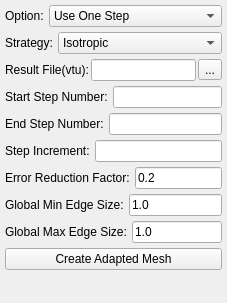
           <widget class="QWidget" name="page_5">
            <property name="geometry">
             <rect>
              <x>0</x>
              <y>0</y>
              <width>227</width>
              <height>303</height>
             </rect>
            </property>
            <attribute name="label">
             <string>Adapt</string>
            </attribute>
            <layout class="QVBoxLayout" name="verticalLayout_13">
             <property name="spacing">
              <number>5</number>
             </property>
             <property name="leftMargin">
              <number>0</number>
             </property>
             <property name="topMargin">
              <number>0</number>
             </property>
             <property name="rightMargin">
              <number>0</number>
             </property>
             <property name="bottomMargin">
              <number>20</number>
             </property>
             <item>
              <widget class="QWidget" name="widget_6" native="true">
               <layout class="QVBoxLayout" name="verticalLayout_14">
                <property name="spacing">
                 <number>5</number>
                </property>
                <property name="leftMargin">
                 <number>5</number>
                </property>
                <property name="topMargin">
                 <number>5</number>
                </property>
                <property name="rightMargin">
                 <number>5</number>
                </property>
                <property name="bottomMargin">
                 <number>5</number>
                </property>
                <item>
                 <widget class="QWidget" name="widget_7" native="true">
                  <layout class="QHBoxLayout" name="horizontalLayout_4">
                   <property name="spacing">
                    <number>5</number>
                   </property>
                   <property name="leftMargin">
                    <number>0</number>
                   </property>
                   <property name="topMargin">
                    <number>0</number>
                   </property>
                   <property name="rightMargin">
                    <number>0</number>
                   </property>
                   <property name="bottomMargin">
                    <number>0</number>
                   </property>
                   <item>
                    <widget class="QLabel" name="label_8">
                     <property name="sizePolicy">
                      <sizepolicy hsizetype="Fixed" vsizetype="Preferred">
                       <horstretch>0</horstretch>
                       <verstretch>0</verstretch>
                      </sizepolicy>
                     </property>
                     <property name="text">
                      <string>Option:</string>
                     </property>
                    </widget>
                   </item>
                   <item>
                    <widget class="QComboBox" name="comboBoxOption">
                     <item>
                      <property name="text">
                       <string>Use One Step</string>
                      </property>
                     </item>
                     <item>
                      <property name="text">
                       <string>Use Multiple Steps</string>
                      </property>
                     </item>
                    </widget>
                   </item>
                  </layout>
                 </widget>
                </item>
                <item>
                 <widget class="QWidget" name="widget_3" native="true">
                  <layout class="QHBoxLayout" name="horizontalLayout_24">
                   <property name="spacing">
                    <number>5</number>
                   </property>
                   <property name="leftMargin">
                    <number>0</number>
                   </property>
                   <property name="topMargin">
                    <number>0</number>
                   </property>
                   <property name="rightMargin">
                    <number>0</number>
                   </property>
                   <property name="bottomMargin">
                    <number>0</number>
                   </property>
                   <item>
                    <widget class="QLabel" name="label_18">
                     <property name="sizePolicy">
                      <sizepolicy hsizetype="Fixed" vsizetype="Preferred">
                       <horstretch>0</horstretch>
                       <verstretch>0</verstretch>
                      </sizepolicy>
                     </property>
                     <property name="text">
                      <string>Strategy:</string>
                     </property>
                    </widget>
                   </item>
                   <item>
                    <widget class="QComboBox" name="comboBoxStrategy">
                     <item>
                      <property name="text">
                       <string>Isotropic</string>
                      </property>
                     </item>
                     <item>
                      <property name="text">
                       <string>Anisotropic</string>
                      </property>
                     </item>
                    </widget>
                   </item>
                  </layout>
                 </widget>
                </item>
                <item>
                 <widget class="QWidget" name="widgetResultFile" native="true">
                  <layout class="QHBoxLayout" name="horizontalLayout_14">
                   <property name="spacing">
                    <number>2</number>
                   </property>
                   <property name="leftMargin">
                    <number>0</number>
                   </property>
                   <property name="topMargin">
                    <number>0</number>
                   </property>
                   <property name="rightMargin">
                    <number>0</number>
                   </property>
                   <property name="bottomMargin">
                    <number>0</number>
                   </property>
                   <item>
                    <widget class="QLabel" name="label_10">
                     <property name="text">
                      <string>Result File(vtu):</string>
                     </property>
                    </widget>
                   </item>
                   <item>
                    <widget class="QLineEdit" name="lineEditResultFile"/>
                   </item>
                   <item>
                    <widget class="QToolButton" name="toolButtonResultFile">
                     <property name="text">
                      <string>...</string>
                     </property>
                    </widget>
                   </item>
                  </layout>
                 </widget>
                </item>
                <item>
                 <widget class="QWidget" name="widgetStartStep" native="true">
                  <layout class="QHBoxLayout" name="horizontalLayout_15">
                   <property name="spacing">
                    <number>5</number>
                   </property>
                   <property name="leftMargin">
                    <number>0</number>
                   </property>
                   <property name="topMargin">
                    <number>0</number>
                   </property>
                   <property name="rightMargin">
                    <number>0</number>
                   </property>
                   <property name="bottomMargin">
                    <number>0</number>
                   </property>
                   <item>
                    <widget class="QLabel" name="label_11">
                     <property name="text">
                      <string>Start Step Number:</string>
                     </property>
                    </widget>
                   </item>
                   <item>
                    <widget class="QLineEdit" name="lineEditStartStep"/>
                   </item>
                  </layout>
                 </widget>
                </item>
                <item>
                 <widget class="QWidget" name="widget_20" native="true">
                  <layout class="QHBoxLayout" name="horizontalLayout_16">
                   <property name="spacing">
                    <number>5</number>
                   </property>
                   <property name="leftMargin">
                    <number>0</number>
                   </property>
                   <property name="topMargin">
                    <number>0</number>
                   </property>
                   <property name="rightMargin">
                    <number>0</number>
                   </property>
                   <property name="bottomMargin">
                    <number>0</number>
                   </property>
                   <item>
                    <widget class="QLabel" name="labelEndStep">
                     <property name="text">
                      <string>End Step Number:</string>
                     </property>
                    </widget>
                   </item>
                   <item>
                    <widget class="QLineEdit" name="lineEditEndStep"/>
                   </item>
                  </layout>
                 </widget>
                </item>
                <item>
                 <widget class="QWidget" name="widgetStepIncrement" native="true">
                  <layout class="QHBoxLayout" name="horizontalLayout_17">
                   <property name="spacing">
                    <number>5</number>
                   </property>
                   <property name="leftMargin">
                    <number>0</number>
                   </property>
                   <property name="topMargin">
                    <number>0</number>
                   </property>
                   <property name="rightMargin">
                    <number>0</number>
                   </property>
                   <property name="bottomMargin">
                    <number>0</number>
                   </property>
                   <item>
                    <widget class="QLabel" name="label_13">
                     <property name="text">
                      <string>Step Increment:</string>
                     </property>
                    </widget>
                   </item>
                   <item>
                    <widget class="QLineEdit" name="lineEditStepIncrement"/>
                   </item>
                  </layout>
                 </widget>
                </item>
                <item>
                 <widget class="QWidget" name="widget_22" native="true">
                  <layout class="QHBoxLayout" name="horizontalLayout_18">
                   <property name="spacing">
                    <number>5</number>
                   </property>
                   <property name="leftMargin">
                    <number>0</number>
                   </property>
                   <property name="topMargin">
                    <number>0</number>
                   </property>
                   <property name="rightMargin">
                    <number>0</number>
                   </property>
                   <property name="bottomMargin">
                    <number>0</number>
                   </property>
                   <item>
                    <widget class="QLabel" name="label_14">
                     <property name="text">
                      <string>Error Reduction Factor:</string>
                     </property>
                    </widget>
                   </item>
                   <item>
                    <widget class="QLineEdit" name="lineEditErrorFactor">
                     <property name="text">
                      <string>0.2</string>
                     </property>
                    </widget>
                   </item>
                  </layout>
                 </widget>
                </item>
                <item>
                 <widget class="QWidget" name="widget_23" native="true">
                  <layout class="QHBoxLayout" name="horizontalLayout_19">
                   <property name="spacing">
                    <number>5</number>
                   </property>
                   <property name="leftMargin">
                    <number>0</number>
                   </property>
                   <property name="topMargin">
                    <number>0</number>
                   </property>
                   <property name="rightMargin">
                    <number>0</number>
                   </property>
                   <property name="bottomMargin">
                    <number>0</number>
                   </property>
                   <item>
                    <widget class="QLabel" name="label_15">
                     <property name="text">
                      <string>Global Min Edge Size:</string>
                     </property>
                    </widget>
                   </item>
                   <item>
                    <widget class="QLineEdit" name="lineEditMinEdgeSize">
                     <property name="text">
                      <string>1.0</string>
                     </property>
                    </widget>
                   </item>
                  </layout>
                 </widget>
                </item>
                <item>
                 <widget class="QWidget" name="widget_24" native="true">
                  <layout class="QHBoxLayout" name="horizontalLayout_20">
                   <property name="spacing">
                    <number>5</number>
                   </property>
                   <property name="leftMargin">
                    <number>0</number>
                   </property>
                   <property name="topMargin">
                    <number>0</number>
                   </property>
                   <property name="rightMargin">
                    <number>0</number>
                   </property>
                   <property name="bottomMargin">
                    <number>0</number>
                   </property>
                   <item>
                    <widget class="QLabel" name="label_16">
                     <property name="text">
                      <string>Global Max Edge Size:</string>
                     </property>
                    </widget>
                   </item>
                   <item>
                    <widget class="QLineEdit" name="lineEditMaxEdgeSize">
                     <property name="text">
                      <string>1.0</string>
                     </property>
                    </widget>
                   </item>
                  </layout>
                 </widget>
                </item>
                <item>
                 <widget class="QPushButton" name="btnAdapt">
                  <property name="text">
                   <string>Create Adapted Mesh</string>
                  </property>
                 </widget>
                </item>
               </layout>
              </widget>
             </item>
             <item>
              <spacer name="verticalSpacer_3">
               <property name="orientation">
                <enum>Qt::Vertical</enum>
               </property>
               <property name="sizeHint" stdset="0">
                <size>
                 <width>20</width>
                 <height>40</height>
                </size>
               </property>
              </spacer>
             </item>
            </layout>
           </widget>
